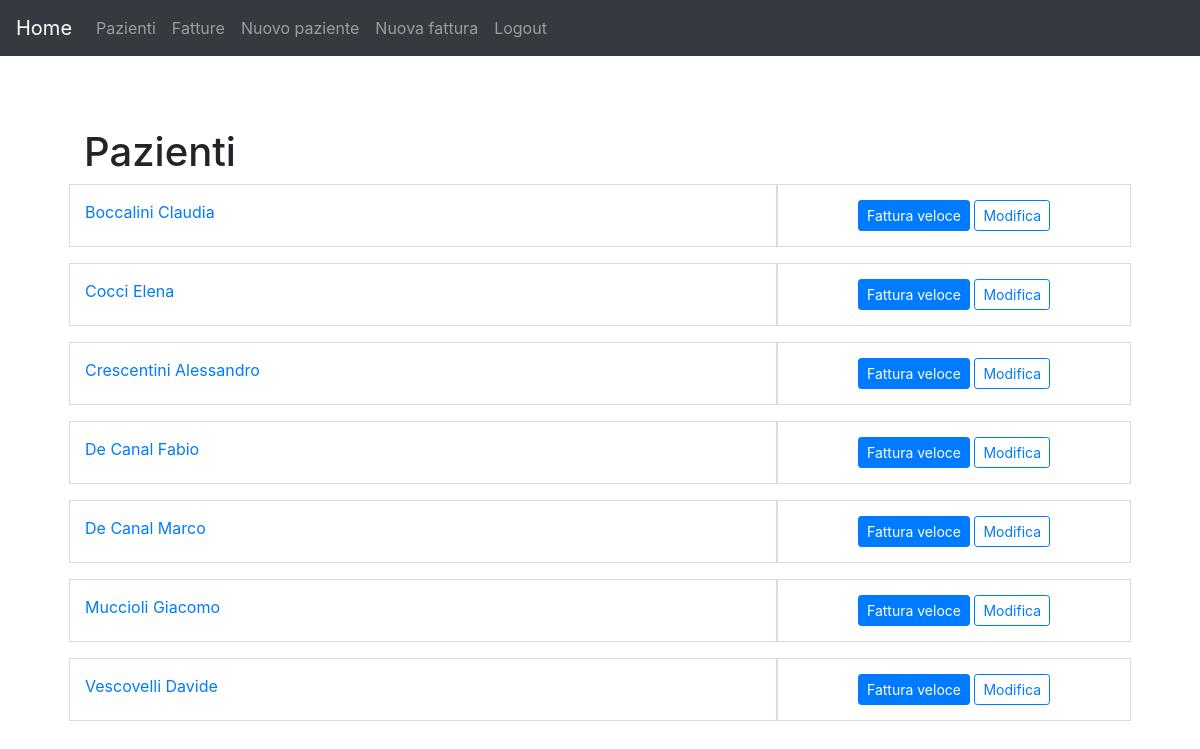
The page /gestione/pazienti/ (signed in) on the database its author committed.
### gestione/models.py (models this page shows)
class Paziente(models.Model):
	cognome = models.CharField(max_length = 100, help_text = 'Cognome')
	nome = models.CharField(max_length = 100, help_text = 'Nome')
	codfisc = models.CharField("Codice fiscale", max_length = 16, help_text = 'Codice fiscale', blank = True)
	piva = models.CharField('Partita Iva', max_length = 50, help_text = 'P. Iva', blank = True)
	paese = models.CharField('Città', max_length = 100, help_text = 'Città', blank = True)
	provincia = models.CharField(max_length = 2, help_text = 'Prov.', blank = True)
	cap = models.CharField('CAP', max_length = 5, help_text = 'CAP', blank = True)
	via = models.CharField(max_length = 100, help_text = 'Via', blank = True)
	civico = models.CharField('N. civico', max_length = 30, help_text = 'N. civico', blank = True)
	telefono = models.CharField(max_length = 25, help_text = 'Telefono', blank = True)
	email = models.EmailField(help_text = 'email', blank = True)
	data_nascita  = models.DateField('Data di nascita', help_text = 'Data di nascita <em>YYYY-MM-DD</em>.', blank = True, null=True)
	paese_nascita = models.CharField('Città di nascita', max_length = 100, help_text = 'Città di nascita', blank = True)
	provincia_nascita = models.CharField('Provincia di nascita',max_length = 2, help_text = 'Prov. di nascita', blank = True)
	prezzo = models.DecimalField(help_text = 'Prezzo', max_digits = 8, decimal_places = 2, blank = True, default = 50.00)
	ultima_modifica = models.DateTimeField(help_text = 'Ultima modifica', auto_now = True)
	class Meta:
		ordering = ['cognome','nome']
	def __str__(self):
		return ' '.join([self.cognome, self.nome])
	def get_absolute_url(self):
		return reverse('dettaglio-paziente', args=[str(self.id)])

### gestione/views.py (the view)
# urls.py: path('pazienti/',views.PazienteListView.as_view(),name='pazienti'),
class PazienteListView(LoginRequiredMixin, generic.ListView):
    model = Paziente
    context_object_name = 'elenco_pazienti'
    permission_required = ('gestione.view_paziente','gestione.delete_paziente')

### gestione/templates/gestione/paziente_list.html (shortened to what this page needs)
{% extends "generic.html" %}
{% block main-content %}
<div class="container">
<h1>Pazienti</h1>
{% for p in elenco_pazienti %}
<div class="row mb-3">
    <div class="col-md-8 themed-grid-col"><a href="{{p.get_absolute_url}}">{{p}}</a></div>
    <div class="col-md-4 themed-grid-col text-center">
        <a class="btn btn-primary btn-sm" href="{% url 'fattura-veloce' p.pk %}">Fattura veloce</a>
        <a class="btn btn-outline-primary btn-sm" href="{% url 'modifica-paziente' p.pk %}">Modifica</a>
    </div>
  </div>
{% endfor %}
</div>
{% endblock main-content %}

### gestione/templates/generic.html (style rules this page uses)
body { padding-top: 5rem; }

### gestione/templates/gestione/paziente_list.html (style rules this page uses)
.themed-grid-col { padding-top: 15px; padding-bottom: 15px; background-color: rgba(255, 255, 255, 0.15); border: 1px solid rgba(86, 61, 124, .2); }

### rows shown on the page
Paziente: cognome+nome "Boccalini Claudia"
Paziente: cognome+nome "Cocci Elena"
Paziente: cognome+nome "Crescentini Alessandro"
Paziente: cognome+nome "De Canal Fabio"
Paziente: cognome+nome "De Canal Marco"
Paziente: cognome+nome "Muccioli Giacomo"
Paziente: cognome+nome "Vescovelli Davide"
